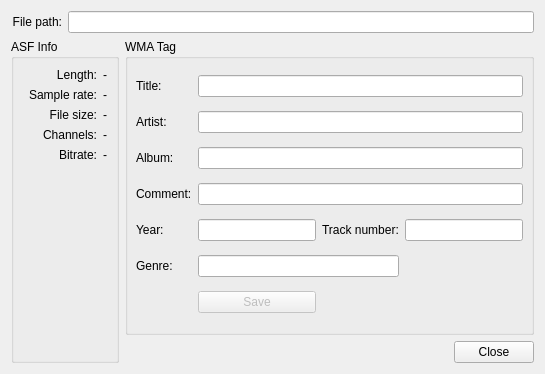
<ui version="4.0" >
 <class>DetailsDialog</class>
 <widget class="QDialog" name="DetailsDialog" >
  <property name="geometry" >
   <rect>
    <x>0</x>
    <y>0</y>
    <width>545</width>
    <height>374</height>
   </rect>
  </property>
  <property name="windowTitle" >
   <string>Details</string>
  </property>
  <layout class="QGridLayout" >
   <item row="0" column="0" >
    <widget class="QLabel" name="label_28" >
     <property name="text" >
      <string>File path:</string>
     </property>
     <property name="alignment" >
      <set>Qt::AlignRight|Qt::AlignTrailing|Qt::AlignVCenter</set>
     </property>
    </widget>
   </item>
   <item row="0" column="1" colspan="3" >
    <widget class="QLineEdit" name="pathLineEdit" >
     <property name="readOnly" >
      <bool>true</bool>
     </property>
    </widget>
   </item>
   <item rowspan="2" row="1" column="0" colspan="2" >
    <widget class="QGroupBox" name="groupBox" >
     <property name="minimumSize" >
      <size>
       <width>0</width>
       <height>16</height>
      </size>
     </property>
     <property name="title" >
      <string>ASF Info</string>
     </property>
     <layout class="QGridLayout" >
      <property name="leftMargin" >
       <number>9</number>
      </property>
      <property name="topMargin" >
       <number>9</number>
      </property>
      <property name="rightMargin" >
       <number>9</number>
      </property>
      <property name="bottomMargin" >
       <number>9</number>
      </property>
      <property name="horizontalSpacing" >
       <number>6</number>
      </property>
      <property name="verticalSpacing" >
       <number>6</number>
      </property>
      <item row="4" column="1" >
       <widget class="QLabel" name="bitrateLabel" >
        <property name="text" >
         <string>-</string>
        </property>
       </widget>
      </item>
      <item row="3" column="1" >
       <widget class="QLabel" name="channelsLabel" >
        <property name="layoutDirection" >
         <enum>Qt::LeftToRight</enum>
        </property>
        <property name="text" >
         <string>-</string>
        </property>
       </widget>
      </item>
      <item row="4" column="0" >
       <widget class="QLabel" name="label_2" >
        <property name="text" >
         <string>Bitrate:</string>
        </property>
        <property name="alignment" >
         <set>Qt::AlignRight|Qt::AlignTrailing|Qt::AlignVCenter</set>
        </property>
       </widget>
      </item>
      <item row="2" column="0" >
       <widget class="QLabel" name="label_5" >
        <property name="text" >
         <string>File size:</string>
        </property>
        <property name="alignment" >
         <set>Qt::AlignRight|Qt::AlignTrailing|Qt::AlignVCenter</set>
        </property>
       </widget>
      </item>
      <item row="3" column="0" >
       <widget class="QLabel" name="label_10" >
        <property name="layoutDirection" >
         <enum>Qt::LeftToRight</enum>
        </property>
        <property name="text" >
         <string>Channels:</string>
        </property>
        <property name="textFormat" >
         <enum>Qt::PlainText</enum>
        </property>
        <property name="alignment" >
         <set>Qt::AlignRight|Qt::AlignTrailing|Qt::AlignVCenter</set>
        </property>
       </widget>
      </item>
      <item row="1" column="1" >
       <widget class="QLabel" name="sampleRateLabel" >
        <property name="text" >
         <string>-</string>
        </property>
       </widget>
      </item>
      <item row="1" column="0" >
       <widget class="QLabel" name="label_3" >
        <property name="text" >
         <string>Sample rate:</string>
        </property>
        <property name="alignment" >
         <set>Qt::AlignRight|Qt::AlignTrailing|Qt::AlignVCenter</set>
        </property>
       </widget>
      </item>
      <item row="0" column="1" >
       <widget class="QLabel" name="lengthLabel" >
        <property name="text" >
         <string>-</string>
        </property>
       </widget>
      </item>
      <item row="0" column="0" >
       <widget class="QLabel" name="label" >
        <property name="text" >
         <string>Length:</string>
        </property>
        <property name="alignment" >
         <set>Qt::AlignRight|Qt::AlignTrailing|Qt::AlignVCenter</set>
        </property>
       </widget>
      </item>
      <item row="2" column="1" >
       <widget class="QLabel" name="fileSizeLabel" >
        <property name="text" >
         <string>-</string>
        </property>
       </widget>
      </item>
      <item row="5" column="0" >
       <spacer>
        <property name="orientation" >
         <enum>Qt::Vertical</enum>
        </property>
        <property name="sizeHint" >
         <size>
          <width>74</width>
          <height>151</height>
         </size>
        </property>
       </spacer>
      </item>
     </layout>
    </widget>
   </item>
   <item row="1" column="2" colspan="2" >
    <widget class="QGroupBox" name="groupBox_2" >
     <property name="sizePolicy" >
      <sizepolicy vsizetype="Preferred" hsizetype="Expanding" >
       <horstretch>0</horstretch>
       <verstretch>0</verstretch>
      </sizepolicy>
     </property>
     <property name="title" >
      <string>WMA Tag</string>
     </property>
     <layout class="QGridLayout" >
      <property name="leftMargin" >
       <number>8</number>
      </property>
      <property name="topMargin" >
       <number>8</number>
      </property>
      <property name="rightMargin" >
       <number>8</number>
      </property>
      <property name="bottomMargin" >
       <number>8</number>
      </property>
      <property name="horizontalSpacing" >
       <number>6</number>
      </property>
      <property name="verticalSpacing" >
       <number>6</number>
      </property>
      <item row="6" column="1" >
       <widget class="QPushButton" name="pushButton" >
        <property name="enabled" >
         <bool>false</bool>
        </property>
        <property name="text" >
         <string>Save</string>
        </property>
       </widget>
      </item>
      <item row="4" column="3" >
       <widget class="QLineEdit" name="trackLineEdit" />
      </item>
      <item row="4" column="2" >
       <widget class="QLabel" name="label_26" >
        <property name="text" >
         <string>Track number:</string>
        </property>
        <property name="alignment" >
         <set>Qt::AlignLeading|Qt::AlignLeft|Qt::AlignVCenter</set>
        </property>
       </widget>
      </item>
      <item row="4" column="1" >
       <widget class="QLineEdit" name="yearLineEdit" />
      </item>
      <item row="4" column="0" >
       <widget class="QLabel" name="label_25" >
        <property name="text" >
         <string>Year:</string>
        </property>
        <property name="alignment" >
         <set>Qt::AlignLeading|Qt::AlignLeft|Qt::AlignVCenter</set>
        </property>
       </widget>
      </item>
      <item row="5" column="0" >
       <widget class="QLabel" name="label_27" >
        <property name="text" >
         <string>Genre:</string>
        </property>
        <property name="alignment" >
         <set>Qt::AlignLeading|Qt::AlignLeft|Qt::AlignVCenter</set>
        </property>
       </widget>
      </item>
      <item row="3" column="0" >
       <widget class="QLabel" name="label_24" >
        <property name="text" >
         <string>Comment:</string>
        </property>
        <property name="alignment" >
         <set>Qt::AlignLeading|Qt::AlignLeft|Qt::AlignVCenter</set>
        </property>
       </widget>
      </item>
      <item row="2" column="0" >
       <widget class="QLabel" name="label_23" >
        <property name="text" >
         <string>Album:</string>
        </property>
        <property name="alignment" >
         <set>Qt::AlignLeading|Qt::AlignLeft|Qt::AlignVCenter</set>
        </property>
       </widget>
      </item>
      <item row="1" column="0" >
       <widget class="QLabel" name="label_22" >
        <property name="text" >
         <string>Artist:</string>
        </property>
        <property name="alignment" >
         <set>Qt::AlignLeading|Qt::AlignLeft|Qt::AlignVCenter</set>
        </property>
       </widget>
      </item>
      <item row="0" column="0" >
       <widget class="QLabel" name="label_21" >
        <property name="text" >
         <string>Title:</string>
        </property>
        <property name="alignment" >
         <set>Qt::AlignLeading|Qt::AlignLeft|Qt::AlignVCenter</set>
        </property>
       </widget>
      </item>
      <item row="0" column="1" colspan="3" >
       <widget class="QLineEdit" name="titleLineEdit" />
      </item>
      <item row="1" column="1" colspan="3" >
       <widget class="QLineEdit" name="artistLineEdit" />
      </item>
      <item row="2" column="1" colspan="3" >
       <widget class="QLineEdit" name="albumLineEdit" />
      </item>
      <item row="3" column="1" colspan="3" >
       <widget class="QLineEdit" name="commentLineEdit" />
      </item>
      <item row="5" column="1" colspan="2" >
       <widget class="QLineEdit" name="genreLineEdit" />
      </item>
     </layout>
    </widget>
   </item>
   <item row="2" column="2" >
    <spacer>
     <property name="orientation" >
      <enum>Qt::Horizontal</enum>
     </property>
     <property name="sizeHint" >
      <size>
       <width>111</width>
       <height>20</height>
      </size>
     </property>
    </spacer>
   </item>
   <item row="2" column="3" >
    <widget class="QPushButton" name="pushButton_3" >
     <property name="text" >
      <string>Close</string>
     </property>
    </widget>
   </item>
  </layout>
 </widget>
 <resources/>
 <connections>
  <connection>
   <sender>pushButton_3</sender>
   <signal>clicked()</signal>
   <receiver>DetailsDialog</receiver>
   <slot>close()</slot>
   <hints>
    <hint type="sourcelabel" >
     <x>623</x>
     <y>353</y>
    </hint>
    <hint type="destinationlabel" >
     <x>539</x>
     <y>352</y>
    </hint>
   </hints>
  </connection>
 </connections>
</ui>
